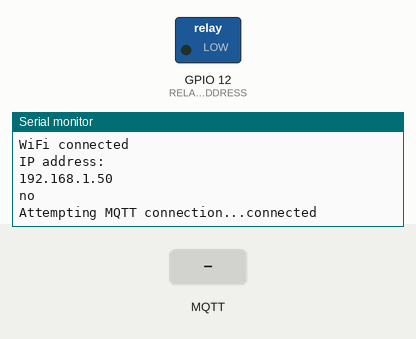
Recording of a program running on a simulated ESP8266 (NodeMCU). Parts: switched loads named in the program (green lamp = pin HIGH), the last lines printed to the serial monitor. Inputs (shaded band) come from the test bench. WiFi joins after 1.5 s; servers stay silent unless stated; random numbers use the default seed unless the program sets one; no MQTT or app messages arrive unless stated.

Above: at 2.7 s.
2.8 s: MQTT message "1" arrives on the first subscribed topic
At 3.5 s:
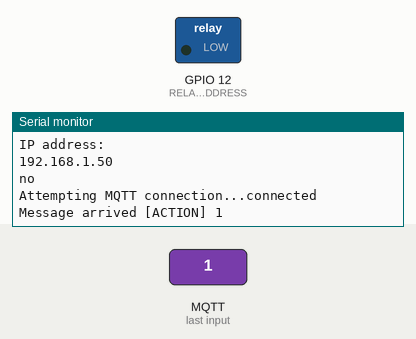
4.3 s: MQTT message "on" arrives on the first subscribed topic
At 4.7 s:
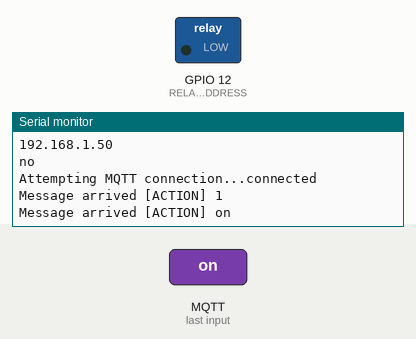
5.8 s: MQTT message "off" arrives on the first subscribed topic
At 7.0 s:
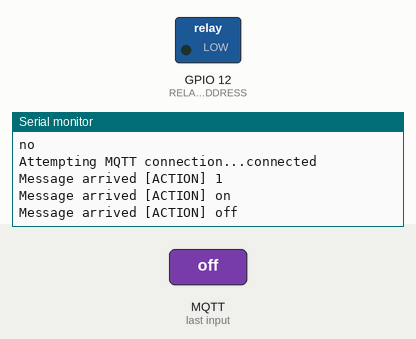

Measured:
- after the input at 2.8 s, the serial monitor: prints a new line at once (image 1)
- after the input at 4.3 s, the serial monitor: prints a new line at once (image 2)
- after the input at 5.8 s, the serial monitor: prints a new line at once (image 3)

The program:

main.cpp
```cpp
#include <Arduino.h>
#include <PubSubClient.h>
#include <WiFiManager.h>  //https://github.com/tzapu/WiFiManager

#include <action.h>

WiFiClient wifiClient;


void callback(char* topic, byte* payload, unsigned int length) {
    Serial.print("Message arrived [");
    Serial.print(topic);
    Serial.print("] ");
    for (unsigned int i = 0; i < length; i++) {
	Serial.print((char)payload[i]);
    }
    Serial.println();

    // Switch on the LED if an 1 was received as first character
    if (payload[0] == 1) {
						// but actually the LED is on; this is because
						// it is active low on the ESP-01)
            startAction();
    } else {
        stopAction();
    }
}

IPAddress mqttServer = IPAddress(192, 168, 1, 5);
PubSubClient client(mqttServer, 1883, callback, wifiClient);

unsigned long lastMsg = 0;
#define MSG_BUFFER_SIZE (50)
char msg[MSG_BUFFER_SIZE];
int value = 0;


void reconnect() {
    // Loop until we're reconnected
    while (!client.connected()) {
		Serial.print("Attempting MQTT connection...");
		// Create a random client ID
		String clientId = "ESP8266Client-";
		clientId += String(random(0xffff), HEX);
		// Attempt to connect
		if (client.connect(clientId.c_str())) {
			Serial.println("connected");
			// ... and resubscribe
			client.subscribe("ACTION");
		} else {
			Serial.print("failed, rc=");
			Serial.print(client.state());
			Serial.println(" try again in 5 seconds");
			// Wait 5 seconds before retrying
			delay(5000);
		}
    }
}

void setup() {
    Serial.begin(115200);
    Serial.println("MQTT Slave Booting");
    Serial.println("Starting WiFiManager");
    setupAction();

    // WiFiManager
    // Local intialization. Once its business is done, there is no need to keep it around
    WiFiManager wifiManager;

    // reset saved settings
    wifiManager.setConnectRetries(6);
    wifiManager.setDarkMode(true);
    wifiManager.setCountry("NZ");
    wifiManager.autoConnect();

    Serial.println("Wifi Setup Complete");

	  Serial.println("");
  Serial.println("WiFi connected");
  Serial.println("IP address: ");
  Serial.println(WiFi.localIP());
  Serial.println("no");

}

void loop() {

    if (!client.connected()) {
		reconnect();
    }
    client.loop();
}
```

action.cpp
```cpp
#include <action.h>

const int RELAY_ADDRESS = 12;

void startAction() {
    // Turn the LED on (Note that LOW is the voltage level
    digitalWrite(RELAY_ADDRESS, HIGH);

}

void stopAction() {
    // Turn the LED off by making the voltage HIGH
    digitalWrite(RELAY_ADDRESS, LOW);
}

void setupAction() {
	pinMode(RELAY_ADDRESS, OUTPUT);     // Initialize the BUILTIN_LED pin as an output
    digitalWrite(RELAY_ADDRESS, LOW);

}
```

action.h
```cpp
#pragma once

#include <Arduino.h>

void startAction();
void stopAction();
void setupAction();
```
